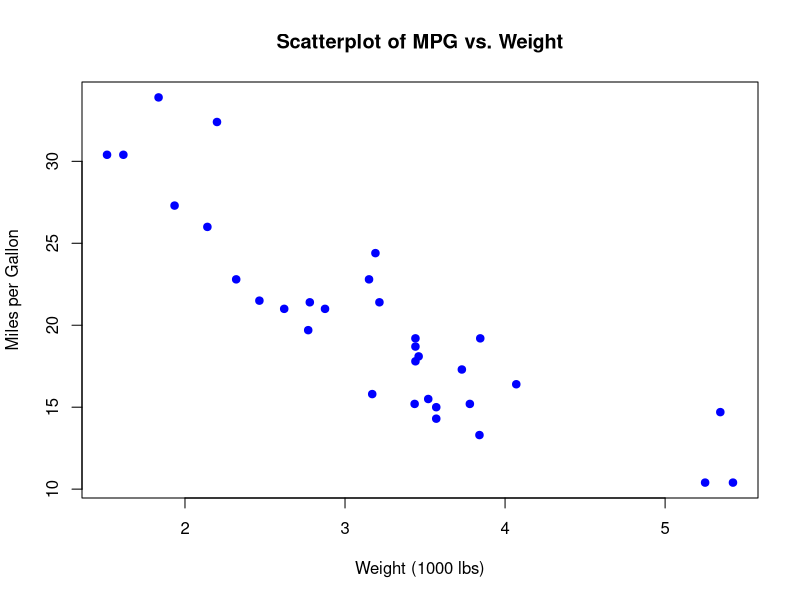
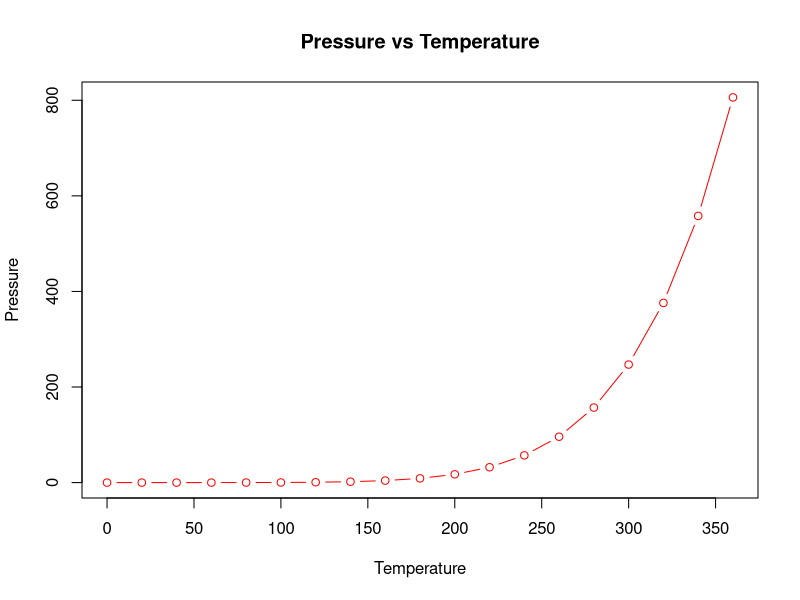
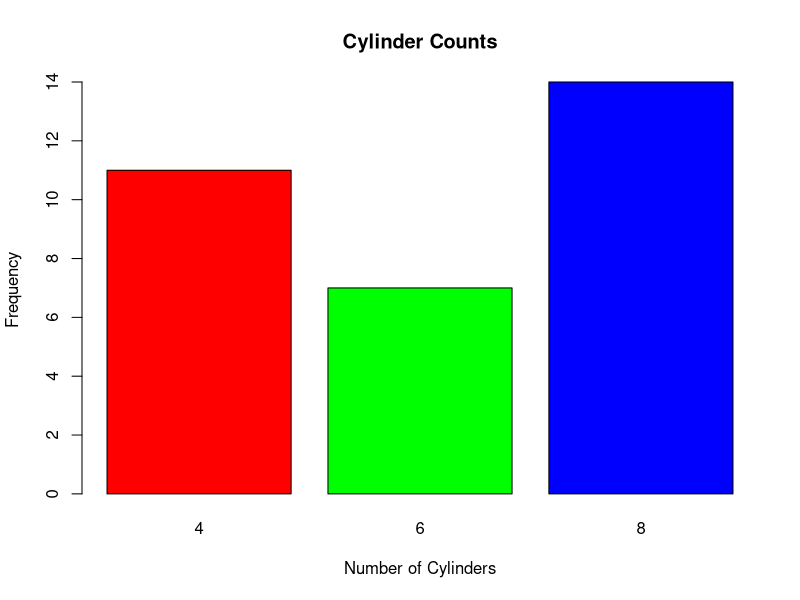
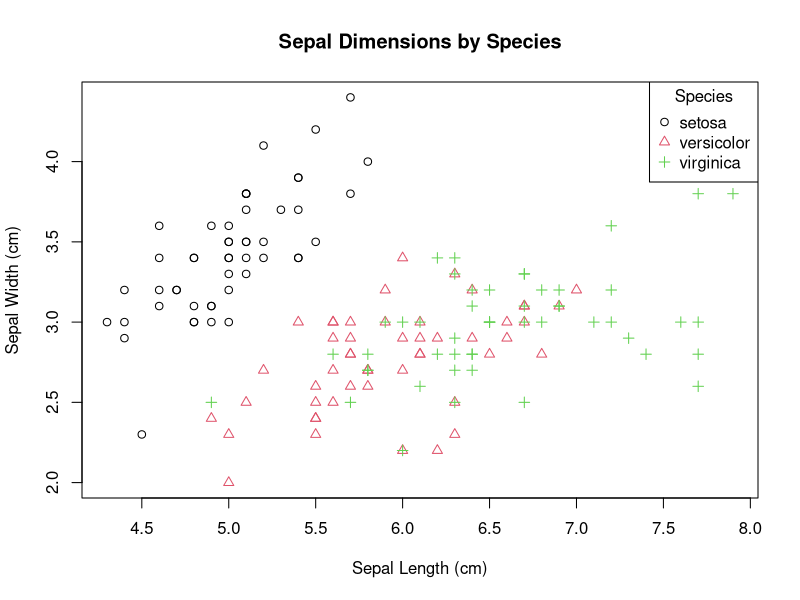
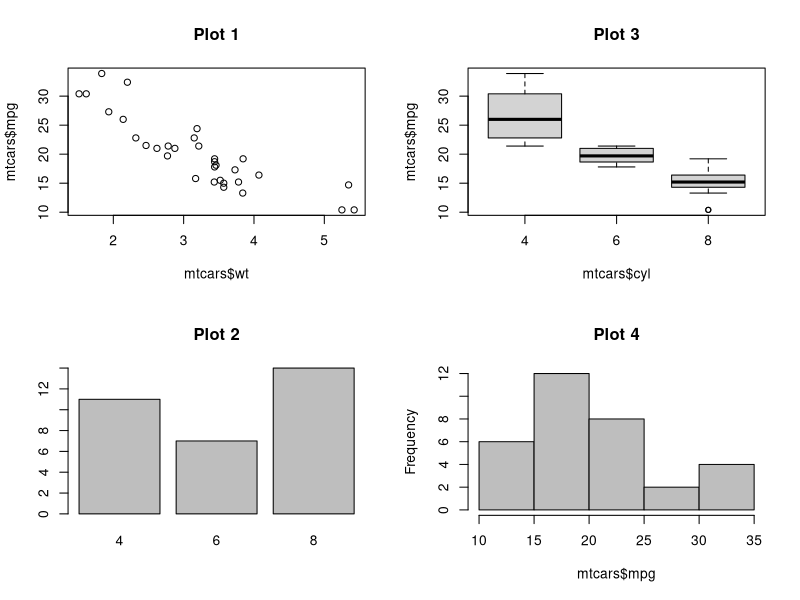

Generate these figures, in order, with R:
## ---- chunk 1
data(mtcars)
plot(mtcars$wt, mtcars$mpg,
    main = "Scatterplot of MPG vs. Weight",
    xlab = "Weight (1000 lbs)",
    ylab = "Miles per Gallon",
    pch = 19, col = "blue"
)
## ---- chunk 2
plot(pressure$temperature, pressure$pressure,
    type = "b", col = "red",
    main = "Pressure vs Temperature",
    xlab = "Temperature", ylab = "Pressure"
)
## ---- chunk 3
counts <- table(mtcars$cyl)
barplot(counts,
    main = "Cylinder Counts",
    xlab = "Number of Cylinders",
    ylab = "Frequency",
    col = c("red", "green", "blue")
)
## ---- chunk 4
plot(iris$Sepal.Length, iris$Sepal.Width,
    col = iris$Species,
    pch = as.numeric(iris$Species),
    main = "Sepal Dimensions by Species",
    xlab = "Sepal Length (cm)",
    ylab = "Sepal Width (cm)"
)
legend("topright",
    legend = levels(iris$Species),
    col = 1:3, pch = 1:3, title = "Species"
)
## ---- chunk 5
layout(matrix(c(1, 2, 3, 4), 2, 2))
plot(mtcars$wt, mtcars$mpg, main = "Plot 1")
barplot(table(mtcars$cyl), main = "Plot 2")
boxplot(mtcars$mpg ~ mtcars$cyl, main = "Plot 3")
hist(mtcars$mpg, main = "Plot 4", col = "gray")
